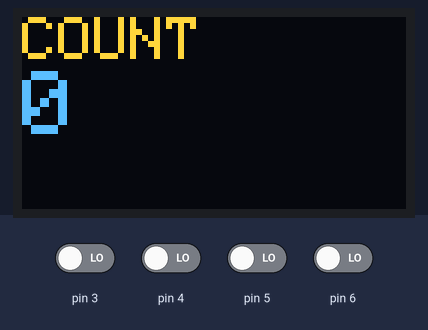
Recording of a sketch running on a simulated Arduino Nano, built with avr-gcc and run on an emulated ATmega328P. Parts: 128×64 one-colour display. The test bench sets the inputs (shaded band); at power-on: pin 3–6 LOW. The OLED is the two-colour kind (top 16 rows yellow).

Above: at 0.1 s.
At 1.2 s:
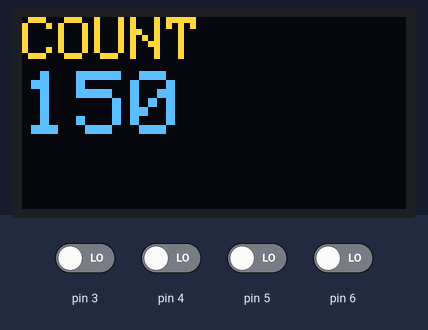
1.3 s: pin 5 driven HIGH
At 2.3 s:
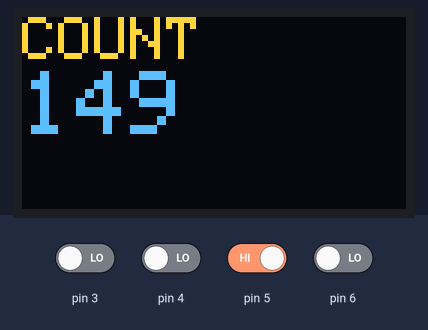
Timing chart, 0 to 4.3 s (numbered marks = the images above; inputs shaded):
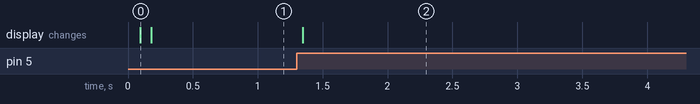

Measured:
- after the input at 1.3 s, the display: changes after 0.05 s (image 2)

The sketch:

rotary_encoder.ino
```cpp
/*
 * Project name: Rotary Encoder
 * Description: How to use a rotary encoder with easy example
 * Hostpage: https://github.com/LeandroTeodoroRJ/BareMetalLowCost_Arduino
 * Stable: Yes
 * Version: 1.0
 * Last Uptate: 02.04.26
 * Dependences:
 *   -- gpio.h v1.1
 *   -- r_encoder v1.0
 *   -- Adafruit SSD1306 v.2.5.14 by Adafruit
 * Current: Yes
 * Maintainer: leandroteodoro.engenharia@gmail.com
 * Architecture: Arduino Nano V3
 * Compile/Interpreter: Arduino IDE Ver 2.3.8
 * Access: Public
 * Changelog: No
 * Readme and Documents: No
 * Links:
 *
 * Other Notes:
 *    -- The input is defined by GPIO number, not Dx number.
 *
 */

#include "gpio.h"
#include <Wire.h>
#include <Adafruit_GFX.h>
#include <Adafruit_SSD1306.h>
#include "r_encoder.h"

#define SCREEN_WIDTH 128
#define SCREEN_HEIGHT 64
#define GPIO_3    3
#define GPIO_4    4
#define GPIO_5    5
#define GPIO_6    6

RotaryEncoder encoder(GPIO_4, GPIO_5, GPIO_6);
ClickButton button(ACTIVE_LOW_LEVEL);
Adafruit_SSD1306 display(SCREEN_WIDTH, SCREEN_HEIGHT, &Wire, -1);

int value;

void screen_update(){
  display.clearDisplay();
  display.setTextSize(2);
  display.setCursor(0, 0);         // setCursor(x, y) x:col y:rol - mesure pixel
  display.println("COUNT");
  display.setTextSize(3);
  display.setCursor(0, 18);
  display.println(String(value));
  display.display();
}

void setup() {
  value = 0;
  Serial.begin(115200);
  delay(10);
  button.setPin(GPIO_3);
  button.setDebounce(DEBOUNCE_ACTIVE);

  // 0x3C is default i2c adress in some cases MAY be different
  display.begin(SSD1306_SWITCHCAPVCC, 0x3C);   //0x3C is display i2c address
  display.clearDisplay();;
  display.setTextColor(WHITE);
  display.display();    //Load the screen
  screen_update();
}

void loop() {
  button.button_scan();
  encoder.cb_button.button_scan();

  value = encoder.pooling_scan();

  if (encoder.rotary_event()){
  //  Serial.println(value);
    screen_update();
    encoder.finish_event();
  }

  if (encoder.cb_button.click_button_event()){
    value = 0;
    encoder.reset();
    screen_update();
    encoder.cb_button.click_button_finish_event();
  }

  if (button.click_button_event()){
    value = 150;
    encoder.set_rotary_value(150);
    screen_update();
    button.click_button_finish_event();
  }

}
```

r_encoder.cpp
```cpp
#include "Arduino.h"
#include "r_encoder.h"
#include "gpio.h"

RotaryEncoder::RotaryEncoder(uint8_t pin_button, uint8_t pin_clk, uint8_t pin_dt){
  cb_button.setDebounce(DEBOUNCE_NOT_ACTIVE);
  cb_clk.setDebounce(DEBOUNCE_NOT_ACTIVE);
  input_dt.setDebounce(DEBOUNCE_NOT_ACTIVE);
  cb_button.setPin(pin_button);
  cb_clk.setPin(pin_clk);
  input_dt.setPin(pin_dt);
  _atual_value = 0;
}

int RotaryEncoder::pooling_scan(){
  cb_clk.button_scan();
  if (cb_clk.click_button_event()){
      if (input_dt.isActive()){
        _atual_value = _atual_value - 1;
      }
      else{
        _atual_value = _atual_value + 1;
      }
      _activated = TRUE;
      cb_clk.click_button_finish_event();
    }
  return _atual_value;
}

void RotaryEncoder::finish_event(){
  _activated = FALSE;
}

bool RotaryEncoder::rotary_event(){
  if (_activated == TRUE){
    return TRUE;
  }
  else{
    return FALSE;
  }
}

void RotaryEncoder::reset(){
  _atual_value = 0;
}

void RotaryEncoder::set_rotary_value(int value){
  _atual_value = value;
}
```

r_encoder.h
```cpp
/*
 * Description: Rotary Encoder Library
 * Hostpage: https://github.com/LeandroTeodoroRJ/ESP8266
 * Stable: Yes
 * Version: 1.0.0
 * Last Uptate: 10.04.26
 * Dependences:
 *     -- gpio.h v1.1
 * Current: Yes
 * Maintainer: leandroteodoro.enganharia@gmail.com
 * Architecture: ModeMCU Ver3.0 - ESP8266
 * Compile/Interpreter: Arduino IDE Ver 2.3.2
 * Access: Public
 * Changelog: No
 * Readme and Documents: No
 * Links: No
 * Other Notes:
 *    -- Don't forget the pull-up resistor on SW pin.
 *
 */


#ifndef R_ENCODER_H
#define R_ENCODER_H

#include "gpio.h"

class RotaryEncoder{
  private:
    bool _activated = FALSE;
    ClickButton cb_clk {ACTIVE_HIGH_LEVEL};
    GPIOInput input_dt {ACTIVE_LOW_LEVEL};   //Clockwise
    int _atual_value;
  protected:
  public:
    ClickButton cb_button {ACTIVE_LOW_LEVEL};
    RotaryEncoder(uint8_t pin_button, uint8_t pin_clk, uint8_t pin_dt);
    int pooling_scan();
    void finish_event();
    bool rotary_event();
    void reset();
    void set_rotary_value(int value);
};

#endif	/* R_ENCODER_H */
```

gpio.cpp
```cpp
#include "Arduino.h"
#include "gpio.h"

GPIOPin::GPIOPin(int level){
	_is_active = level;
}

void GPIOPin::setMode(uint8_t direction){
	_mode = direction;
	pinMode(_pin, _mode);
}

GPIOInput::GPIOInput(int level):GPIOPin(level) { }

void GPIOInput::setPin(uint8_t pin){
  _pin = pin;
  this->setMode(INPUT);
}

int GPIOInput::isActive(){
	int read_pin = digitalRead(_pin);
	if (read_pin == _is_active){
    if ( _isBebounceActive == TRUE){
      delay(DEBOUNCE_TIME_MS);
    }
		return TRUE;
	}
	else{
		return FALSE;
	}
}

void GPIOInput::setDebounce(bool isBebounceActive){
  _isBebounceActive = isBebounceActive;
}

GPIOOutput::GPIOOutput(int level):GPIOPin(level) { }

void GPIOOutput::setPin(uint8_t pin){
  _pin = pin;
  this->setMode(OUTPUT);
}

void GPIOOutput::activate(){
  if (_is_active == HIGH_LEVEL){
    digitalWrite(_pin, HIGH);
  }
  else{
    digitalWrite(_pin, LOW);
  }
}

void GPIOOutput::deactivate(){
  if (_is_active == HIGH_LEVEL){
    digitalWrite(_pin, LOW);
  }
  else{
    digitalWrite(_pin, HIGH);
  }
}


ClickButton::ClickButton(int level):GPIOInput(level) { }

void ClickButton::button_scan(){
  if (this->isActive()){
    if (this->button_release == TRUE){
      if (this->executed == FALSE){
        this->activated = TRUE;   //Put false after the event
        this->button_release = FALSE;
        this->executed = TRUE;
      }
    }
    else{
      this->activated = FALSE;
      this->button_release = FALSE;
    }
  }
  else{
    this->activated = FALSE;
    this->button_release = TRUE;
  }
}

int ClickButton::click_button_event(){
  if (this->activated == TRUE){
    return TRUE;
  }
  else{
    return FALSE;
  }
}

void ClickButton::click_button_finish_event(){
  this->executed = FALSE;
}
```

gpio.h
```cpp
/*
 * Description: GPIO library
 * Hostpage: https://github.com/LeandroTeodoroRJ/ESP8266
 * Stable: Yes
 * Version: 1.1.1
 * Last Uptate: 02.04.26
 * Dependences: No
 * Current: Yes
 * Maintainer: leandroteodoro.enganharia@gmail.com
 * Architecture: ModeMCU Ver3.0 - ESP8266
 * Compile/Interpreter: Arduino IDE Ver 2.3.2
 * Access: Public
 * Changelog: No
 * Readme and Documents: No
 * Links: No
 * Other Notes: The input is defined by GPIO number, not Dx number.
 *
 */

 #ifndef GPIO_H
 #define GPIO_H

 #define HIGH_LEVEL 1
 #define LOW_LEVEL  0
 #define TRUE 1
 #define FALSE 0
 #define ACTIVE_HIGH_LEVEL HIGH_LEVEL
 #define ACTIVE_LOW_LEVEL LOW_LEVEL
 #define DEBOUNCE_TIME_MS 30
 #define DEBOUNCE_ACTIVE  TRUE
 #define DEBOUNCE_NOT_ACTIVE  FALSE

 class GPIOPin{
	 private:
   protected:
    uint8_t _pin;
    uint8_t _mode;
    int _is_active;
	 public:
    GPIOPin(int level);
    void setMode(uint8_t direction);
 };

 class GPIOInput: public GPIOPin{
  private:
    bool _isBebounceActive;
  public:
    GPIOInput(int level);
    int isActive();
    void setPin(uint8_t pin);
    void setDebounce(bool isBebounceActive);
 };

 class GPIOOutput: public GPIOPin{
  public:
  GPIOOutput(int level);
  // int isActive();
  void setPin(uint8_t pin);
  void activate();
  void deactivate();
 };

 class ClickButton: public GPIOInput{
  private:
    bool activated = FALSE;
    bool executed = FALSE;
    bool button_release = TRUE;
  public:
    ClickButton(int level);
    void button_scan();
    int click_button_event();
    void click_button_finish_event();
 };

 #endif	/* GPIO_H */
```
